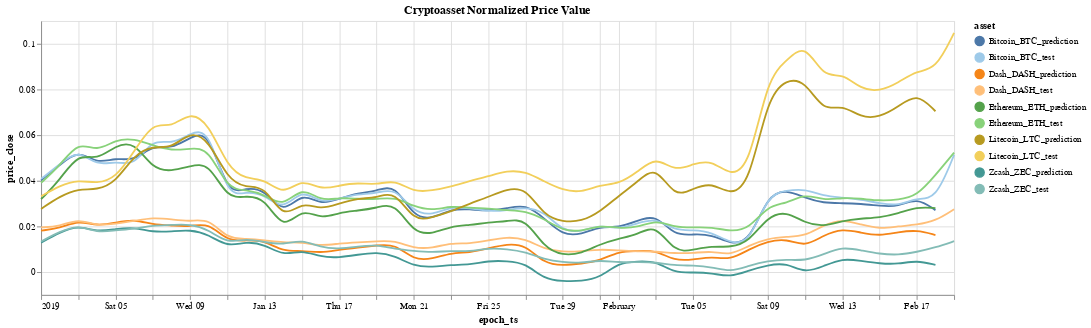

Here is the notebook cell this chart was saved with:
### Code cell
# dictionary of chart parameters
chart_params = {
    'df': lr_visualization_data_ms_test_predict,
    'x': 'epoch_ts',
    'y': 'price_close',
    'y_format_type': '',
    'y_scale_zero_bool': False,
    'chart_title': 'Cryptoasset Normalized Price Value',
    'color_scheme': 'tableau20',
    'width': 1000,
    'height': 300
}
# generate chart
interactive_line_chart(chart_params)

### Figure 1 — Vega-Lite specification as saved in the notebook (floating-point values rounded to 4 significant figures; data arrays with more than 128 entries replaced by an {"elided": "..."} marker saying what was removed)
{"$schema": "https://vega.github.io/schema/vega-lite/v2.6.0.json", "config": {"view": {"height": 300, "width": 400}}, "data": {"name": "data-6f7b9e1fd7415387e9dd6d3dc46e79c6"}, "datasets": {"data-6f7b9e1fd7415387e9dd6d3dc46e79c6": {"elided": "495 records"}}, "height": 300, "layer": [{"encoding": {"color": {"field": "asset", "scale": {"scheme": "tableau20"}, "type": "nominal"}, "x": {"field": "epoch_ts", "type": "temporal"}, "y": {"axis": {"format": ""}, "field": "price_close", "scale": {"zero": false}, "type": "quantitative"}}, "mark": {"interpolate": "basis", "type": "line"}}, {"encoding": {"opacity": {"value": 0}, "x": {"field": "epoch_ts", "type": "temporal"}}, "mark": "point", "selection": {"selector005": {"empty": "none", "fields": ["epoch_ts"], "nearest": true, "on": "mouseover", "resolve": "global", "type": "single"}}}, {"encoding": {"color": {"field": "asset", "scale": {"scheme": "tableau20"}, "type": "nominal"}, "opacity": {"condition": {"selection": "selector005", "value": 1}, "value": 0}, "x": {"field": "epoch_ts", "type": "temporal"}, "y": {"axis": {"format": ""}, "field": "price_close", "scale": {"zero": false}, "type": "quantitative"}}, "mark": "point"}, {"encoding": {"x": {"field": "epoch_ts", "type": "temporal"}}, "mark": {"color": "gray", "type": "rule"}, "title": "Cryptoasset Normalized Price Value", "transform": [{"filter": {"selection": "selector005"}}]}, {"encoding": {"color": {"field": "asset", "scale": {"scheme": "tableau20"}, "type": "nominal"}, "text": {"condition": {"field": "price_close", "selection": "selector005", "type": "quantitative"}, "value": " "}, "x": {"field": "epoch_ts", "type": "temporal"}, "y": {"axis": {"format": ""}, "field": "price_close", "scale": {"zero": false}, "type": "quantitative"}}, "mark": {"align": "left", "dx": 5, "dy": -5, "type": "text"}}], "width": 1000}
